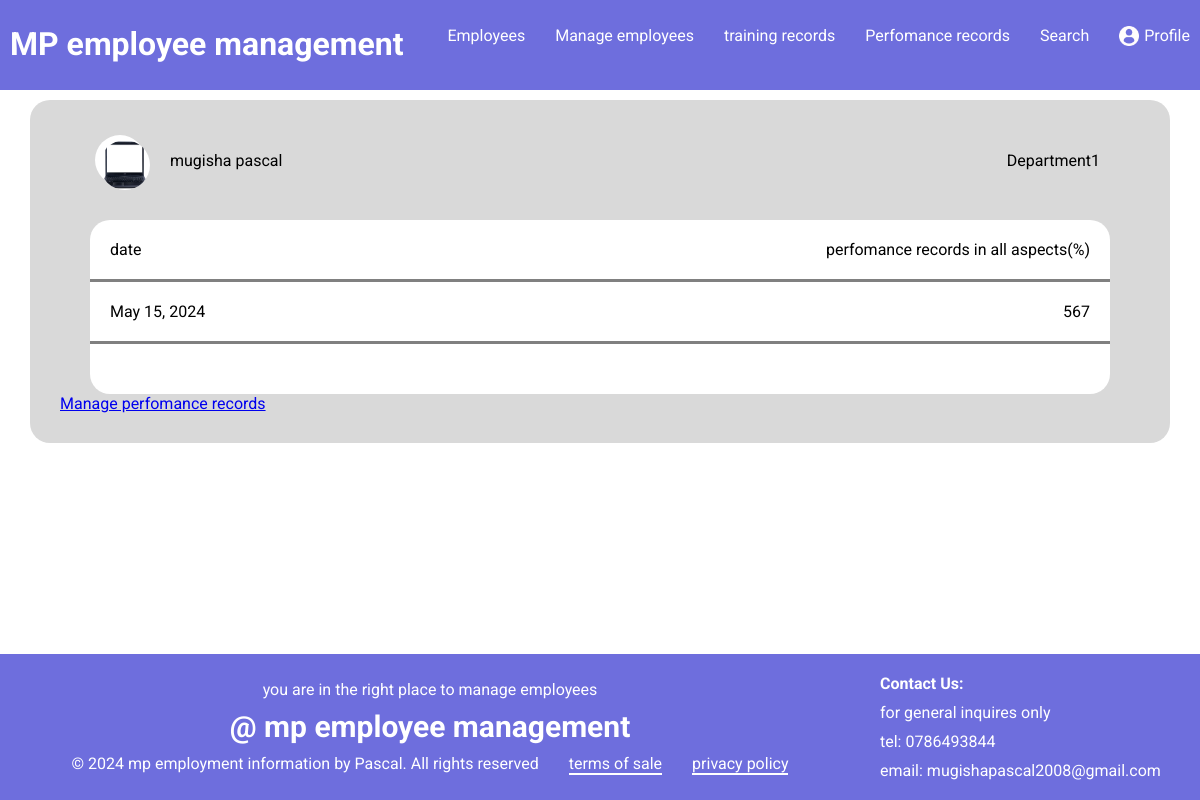
/employeemanagement/perfomance, run on an earlier commit of the app's database.
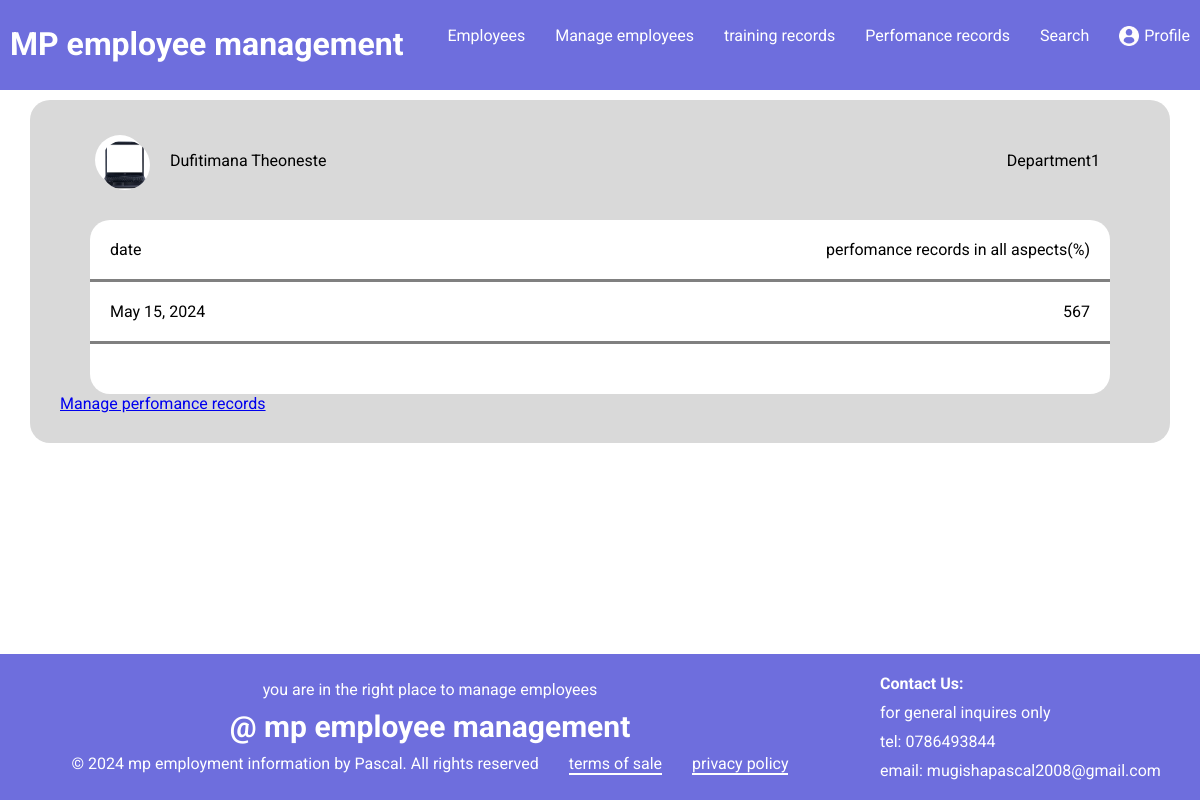
And on a later commit of the database.
### employeemanagement/models.py (models this page shows)
class signupdatabase(models.Model):
    name=models.CharField(max_length=128,unique=True)
    email=models.CharField(max_length=128)
    password=models.CharField(max_length=128,unique=True,primary_key=True)
    code=models.CharField(max_length=128)

### employeemanagement/views.py (the view)
# urls.py: path("employeemanagement/perfomance",include("employeemanagement.urls")),
def perfomance(request):
    modl=perfomancedb.objects.all()
    form=imagedb.objects.filter().last()
    info=signupdatabase.objects.filter().last()
    filt={
        "modl":modl,
        "form":form,
        "info":info
    }
    return render(request,"perfomance.html",{"filt":filt})

### employeemanagement/templates/perfomance.html (shortened to what this page needs)
<!DOCTYPE html>
<html lang="en">
<head>
    {% load static %}
    <link rel="stylesheet" href="{% static 'perfomance.css'%}">
</head>
<body>
    <div class="topmenu">
        <div class="title">
            <h1>MP employee management</h1>
        </div>
        <div class="links">
            <a href="{% url 'employeemanagement:home'%}" class="e">Employees</a>
            <a href="{% url 'employeemanagement:manageemployees'%}" class="p">Manage employees</a>
            <a href="{% url 'employeemanagement:trainingrecords'%}" class="t">training records</a>
            <a href="{% url 'employeemanagement:perfomance'%}" class="p">Perfomance records</a>
            <a href="{% url 'employeemanagement:search'%}" class="sea">Search</a>
            <img src="{% static 'profile-user.png' %}" class="icon">
            <a href="{% url 'employeemanagement:profile'%}" class="f">Profile</a>
        </div>
    </div>
    <div class="body">
        <div class="tr">
            <div class="c"><img src="{{filt.form.image.url}}" class="c"/></div>
            <div class="nd">
                <p class="n">{{filt.info.name}}</p>
            </div>
            <div class="dd">
                <p class="d">Department1</p>
            </div>
        </div>
        <div class="box">
        <div class="tp">
            <p>date</p>
            <p>perfomance records in all aspects(%)</p>
        </div>
        {% for dt in filt.modl%}
        <div class="o">
            <p>{{dt.perfomancedate}}</p>
            <p>{{dt.perfomance}}</p>
        </div>
        {% endfor %}
        <div class="ot">
        </div>
        </div>
     <a href="{% url 'employeemanagement:manageperfomance'%}" class="mnp">Manage perfomance records</a>
   </div>
    <div class="footer">
        <div class="copyright">
            <p>you are in the right place to manage employees</p>
            <p class="mp">@ mp employee management</p>
            <div class="icy">
                <p>© 2024 mp employment information by Pascal. All rights reserved</p>
                <p class="sm">terms of sale</p>
                <p class="sm">privacy policy</p>
            </div>
        </div>
        <div class="contact">
            <p class="cont">Contact Us:</p>
            <p>for general inquires only</p>
            <p>tel: 0786493844</p>
            <p>email: mugishapascal2008@gmail.com</p>
        </div>
    </div>
</body>
</html>

What changed in the data, as far as the page shows it:
no longer on this page (row unchanged): signupdatabase: info.name "mugisha pascal"
added signupdatabase: info.name "Dufitimana Theoneste"
